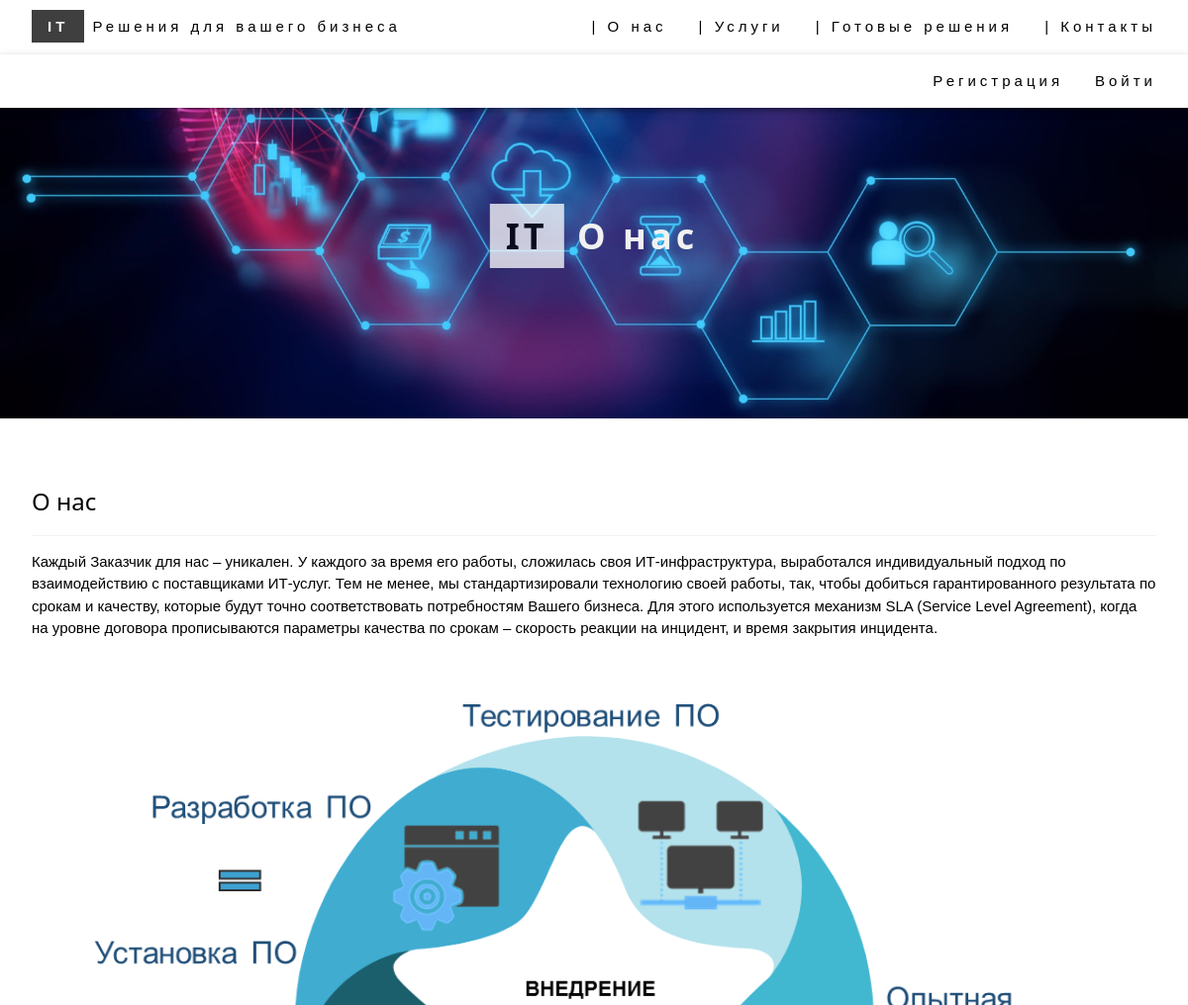
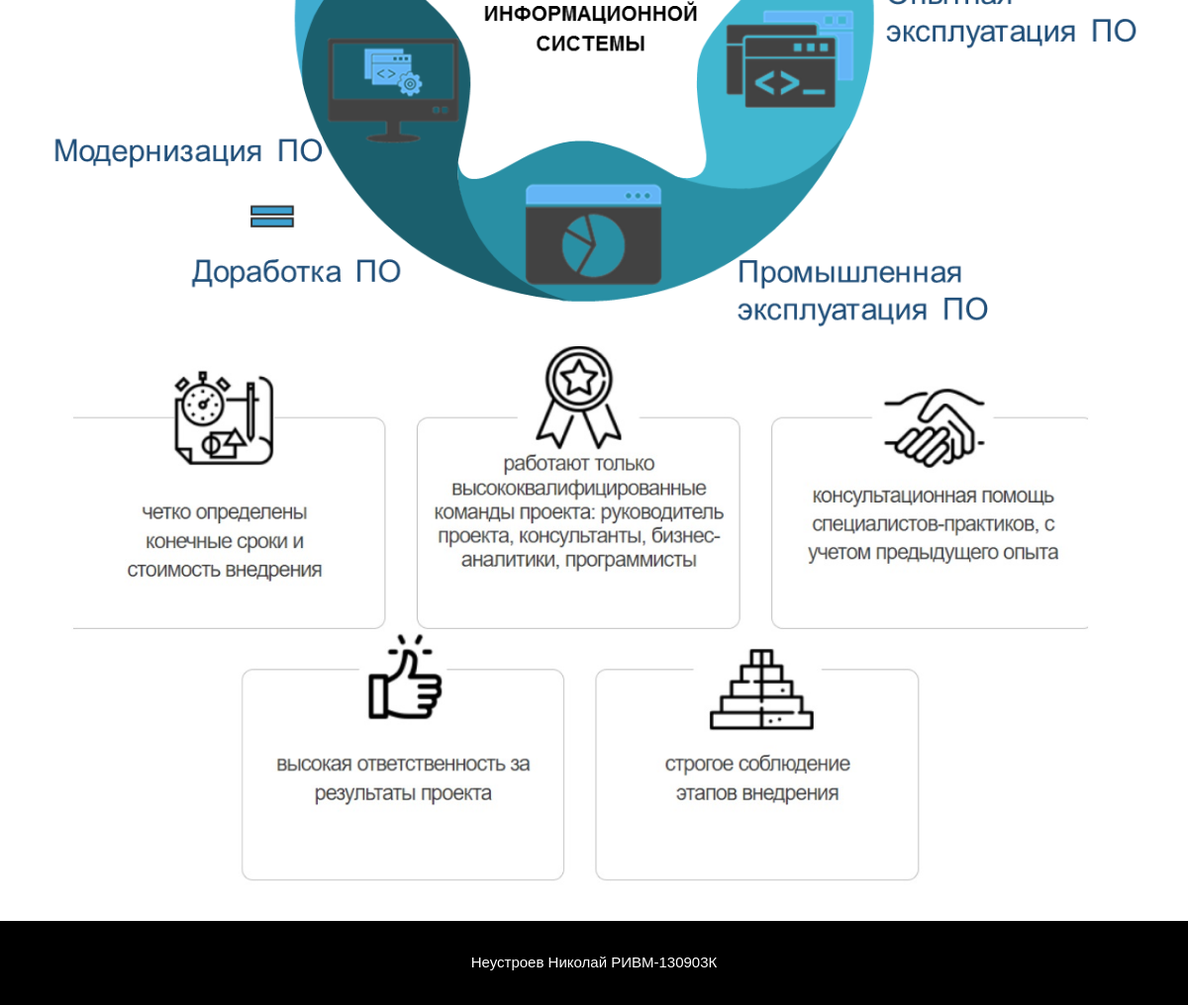
The page /about/ on the database its author committed (2 pictures, top to bottom).
### menu/models.py (models this page shows, shortened)
class MenuItem(models.Model):
    menu = models.ForeignKey(
        Menu,
        verbose_name=_(u'Name'),
        on_delete=models.CASCADE,
        )
    order = models.IntegerField(
        _(u'Order'),
        default=500
        )
    link_url = models.CharField(
        _(u'Link URL'),
        max_length=100,
        help_text=_(u'URL or URI to the content, eg /about/ or http://foo.com/')
        )
    title = models.CharField(
        _(u'Title'),
        max_length=100
        )
    login_required = models.BooleanField(
        _(u'Login required'),
        blank=True,
        default=False,
        help_text=_(u'Should this item only be shown to authenticated users?')
        )
    anonymous_only = models.BooleanField(
        _(u'Anonymous only'),
        blank=True,
        default=False,
        help_text=_(u'Should this item only be shown to non-logged-in users?')
        )
    class Meta:
        verbose_name = _(u'menu item')
        verbose_name_plural = _(u'menu items')

### ITapp/models.py (models this page shows, shortened)
class AboutCompany(models.Model):
    description = models.TextField("О компании")
    image = models.ImageField("Банер", upload_to="img/")
    contacts = models.TextField("Наши контакты")
    mapimg = models.ImageField("Карта", upload_to="img/")
    class Meta:
        verbose_name = "О компании"
        verbose_name_plural = "О компании"

### ITapp/views.py (the view)
# urls.py: path('about/', views.about),
def about(request):
    our_info = AboutCompany.objects.all()
    return render(request, "about.html", {"info": our_info})

### menu/templatetags/menubuilder.py (called while the page is built)
    def render(self, context):
        try:
            current_path = context['request'].path
            user = context['request'].user
        except KeyError:
            current_path = None
            user = None
        context['menuitems'] = get_items(self.menu_name, current_path, user)
        return ''

### templates/about.html
{% include "title.html" %}
{% load static %}
  <header class="w3-display-container w3-content w3-wide" style="max-width:1500px;" id="home">
    <img class="w3-image" src="{% static 'img/titleImg2.jpg' %}" alt="IT решения" width="1500" height="200">
    <div class="w3-display-middle w3-margin-top w3-center">
      <h1 class="w3-xxlarge w3-text-white">
        <span class="w3-padding w3-white w3-opacity-min"><b>IT</b></span>
        <span class="w3-hide-small w3-text-light-grey"><b>О нас</b></span>
      </h1>
    </div>
  </header>
<div class="w3-content w3-padding" style="max-width:1564px">
  {% for about_us in info %}
    <div class="w3-container w3-padding-32" id="about">
        <h3 class="w3-border-bottom w3-border-light-grey w3-padding-16">О нас</h3>
        <p>{{ about_us.description }}</p>
    </div>
    <div class="w3-container">
        <img src="/media/{{ about_us.image }}" class="w3-image" style="width:100%">
    </div>
{% endfor %}
{% include "footer.html" %}

### templates/menu.html (shortened to what this page needs)
            {% load menubuilder %}
        {% load menubuilder %}
        <div class="w3-right w3-hide-small">
            {% for item in menuitems %}
                 <a href="{{ item.url }}" class="w3-bar-item w3-button" title="{{ item.title|escape }}">|  {{ item.title }}</a>
            {% endfor %}
        </div>

### static/css/w3_style.css (style rules this page uses)
html { box-sizing:border-box }
*,*:before,*:after { box-sizing:inherit }
html { -ms-text-size-adjust:100%;-webkit-text-size-adjust:100% }
body { margin:0 }
article,aside,details,figcaption,figure,footer,header,main,menu,nav,section { display:block }
a { background-color:transparent }
b,strong { font-weight:bolder }
img { border-style:none }
html,body { font-family:Verdana,sans-serif;font-size:15px;line-height:1.5 }
html { overflow-x:hidden }
h1 { font-size:36px }
h3 { font-size:24px }
h1,h2,h3,h4,h5,h6 { font-family:"Segoe UI",Arial,sans-serif;font-weight:400;margin:10px 0 }
.w3-wide { letter-spacing:4px }
.w3-image { max-width:100%;height:auto }
img { vertical-align:middle }
a { color:inherit }
.w3-btn,.w3-button { border:none;display:inline-block;padding:8px 16px;vertical-align:middle;overflow:hidden;text-decoration:none;color:inherit;background-color:inherit;text-align:center;cursor:pointer;white-space:nowrap }
.w3-btn,.w3-button { -webkit-touch-callout:none;-webkit-user-select:none;-khtml-user-select:none;-moz-user-select:none;-ms-user-select:none;user-select:none }
.w3-tooltip,.w3-display-container { position:relative }
.w3-bar .w3-bar-item { padding:8px 16px;float:left;width:auto;border:none;display:block;outline:0 }
.w3-bar .w3-button { white-space:normal }
.w3-container:after,.w3-container:before,.w3-panel:after,.w3-panel:before,.w3-row:after,.w3-row:before,.w3-row-padding:after,.w3-row-padding:before, .w3-cell-row:before,.w3-cell-row:after,.w3-clear:after,.w3-clear:before,.w3-bar:before,.w3-bar:after { content:"";display:table;clear:both }
.w3-content,.w3-auto { margin-left:auto;margin-right:auto }
.w3-content { max-width:980px }
.w3-display-middle { position:absolute;top:50%;left:50%;transform:translate(-50%,-50%);-ms-transform:translate(-50%,-50%) }
.w3-container,.w3-panel { padding:0.01em 16px }
.w3-opacity-min { opacity:0.75 }
.w3-xxlarge { font-size:36px!important }
.w3-center { text-align:center!important }
.w3-border-bottom { border-bottom:1px solid #ccc!important }
.w3-margin-top { margin-top:16px!important }
.w3-padding { padding:8px 16px!important }
.w3-padding-16 { padding-top:16px!important;padding-bottom:16px!important }
.w3-padding-32 { padding-top:32px!important;padding-bottom:32px!important }
.w3-right { float:right!important }
.w3-white,.w3-hover-white:hover { color:#000!important;background-color:#fff!important }
.w3-text-white,.w3-hover-text-white:hover { color:#fff!important }
.w3-text-light-grey,.w3-hover-text-light-grey:hover,.w3-text-light-gray,.w3-hover-text-light-gray:hover { color:#f1f1f1!important }
.w3-border-light-grey,.w3-hover-border-light-grey:hover,.w3-border-light-gray,.w3-hover-border-light-gray:hover { border-color:#f1f1f1!important }

### rows shown on the page
MenuItem: title "О нас"
MenuItem: title "Услуги"
MenuItem: title "Готовые решения"
MenuItem: title "Контакты"
AboutCompany: description "Каждый Заказчик для нас – уникален. У каждого за время его работы, сложилась своя ИТ-инфраструктура, выработался индивидуальный подход по взаимодействию с поставщиками ИТ-услуг. Тем не менее, мы стандартизировали технологию своей работы, так, чтобы добиться гарантированного результата по срокам и качеству, которые будут точно соответствовать потребностям Вашего бизнеса. Для этого используется механизм SLA (Service Level Agreement), когда на уровне договора прописываются параметры качества по срокам – скорость реакции на инцидент, и время закрытия инцидента.", image (picture)
